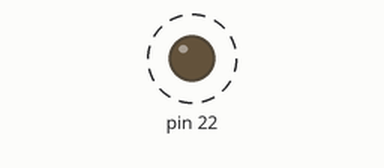
Recording of a sketch running on a simulated Arduino Mega 2560, built with avr-gcc and run on an emulated ATmega2560. Shown: output pins drawn as LEDs (lit = HIGH). Dashed ring = blinking.

Above: at 0.05 s.
Timing chart, 0 to 3.0 s (numbered marks = the images above):
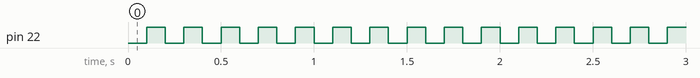

Measured:
- by itself, pin 22: alternates HIGH for 0.10 s and LOW for 0.10 s

The sketch:

C41-3.ino
```cpp
#include <TimerOne.h>


void setup() {
  pinMode(22,OUTPUT);

  Timer1.initialize(100000);  // 0.1초
  Timer1.attachInterrupt( timerIsr );
}

void loop() {

}

void timerIsr () {
  // Toggle LED = 반전
  digitalWrite(22,digitalRead(22)^1);
}
```
